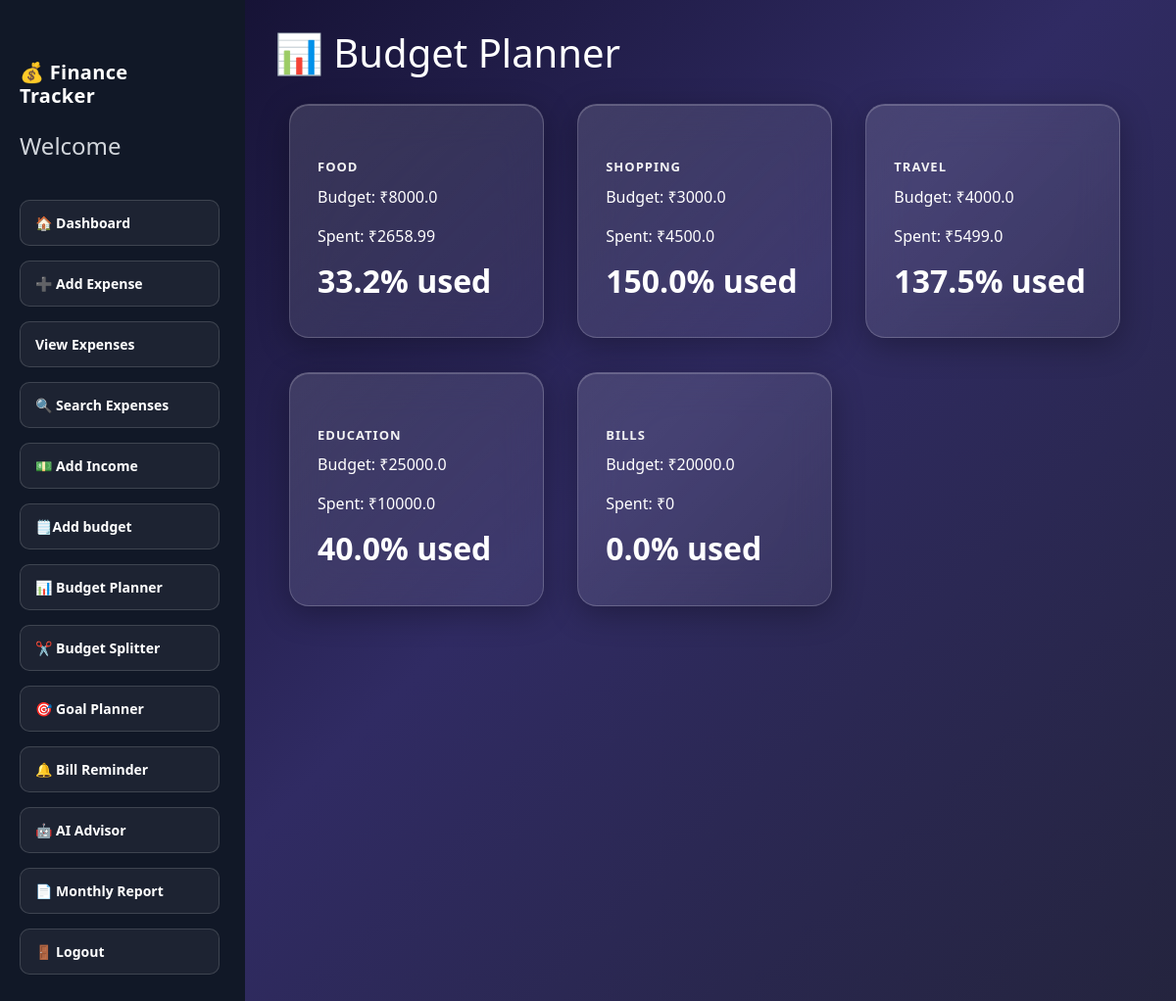
Page /budget on the committed database.
### tables this page shows
CREATE TABLE budgets(
    id INTEGER PRIMARY KEY AUTOINCREMENT,
    category TEXT UNIQUE,
    budget_amount REAL
, user_id INTEGER);

### app.py (the view)
@app.route("/budget")
def budget():
    conn = sqlite3.connect("finance.db")
    cursor = conn.cursor()
    cursor.execute("""
    SELECT category, budget_amount
    FROM budgets
    """)
    budgets = cursor.fetchall()
    budget_data = []
    for category, budget in budgets:
        cursor.execute("""
SELECT SUM(amount)
FROM expenses
WHERE LOWER(TRIM(category)) = LOWER(TRIM(?))
""", (category,))
        spent = cursor.fetchone()[0] or 0
        used_percent = round((spent / budget) * 100, 1) if budget > 0 else 0
        budget_data.append({
            "category": category,
            "budget": budget,
            "spent": spent,
            "used_percent": used_percent
        })
    conn.close()
    return render_template(
        "budget.html",
        budget_data=budget_data
    )

### templates/budget.html (shortened to what this page needs)
{% extends "base.html" %}
{% block content %}
<h1>📊 Budget Planner</h1>
<head>
    <link href="https://cdn.jsdelivr.net/npm/bootstrap@5.3.3/dist/css/bootstrap.min.css" rel="stylesheet">
    <link rel="stylesheet" href="{{ url_for('static', filename='style.css') }}">
</head>
{% for item in budget_data %}
<div class="card">
    <h3>{{ item.category }}</h3>
    <p>Budget: ₹{{ item.budget }}</p>
    <p>Spent: ₹{{ item.spent }}</p>
    <p>{{ item.used_percent }}% used</p>
</div>
{% endfor %}
{% endblock %}

### templates/base.html (shortened to what this page needs)
<!DOCTYPE html>
<html>
<head>
    <link href="https://cdn.jsdelivr.net/npm/bootstrap@5.3.3/dist/css/bootstrap.min.css"
          rel="stylesheet">
    <link rel="stylesheet"
          href="{{ url_for('static', filename='style.css') }}">
</head>
<body>
<div class="dashboard-container">
    <div class="sidebar">
        <h2>💰 Finance Tracker</h2>
        <h4>Welcome {{ session['username'] }}</h4>
        <a href="/dashboard">🏠 Dashboard</a>
        <a href="/add_expense">➕ Add Expense</a>
        <a href="/expense">View Expenses</a>
        <a href="/search_expenses">🔍 Search Expenses</a>
        <a href="/add_income">💵 Add Income</a>
        <a href="/add_budget">🗒️Add budget</a>
        <a href="/budget">📊 Budget Planner</a>
        <a href="/budget_splitter">✂️ Budget Splitter</a>
        <a href="/goal_planner">🎯 Goal Planner</a>
        <a href="/add_reminder">🔔 Bill Reminder</a>
        <a href="/insights">🤖 AI Advisor</a>
        <a href="/report">📄 Monthly Report</a>
        <a href="/logout">🚪 Logout</a>
    </div>
    <div class="main-content">
        {% block content %}{% endblock %}
    </div>
</div>
</body>
</html>

### static/style.css (style rules this page uses)
body { background: #0f0c29; background: linear-gradient(135deg, #0f0c29, #302b63, #24243e); min-height: 100vh; font-family: 'Segoe UI', Arial, sans-serif; }
a { text-decoration: none; font-weight: 600; margin-right: 6px; color: rgba(255, 255, 255, 0.85); padding: 8px 18px; border-radius: 8px; font-size: 14px; border: 1px solid rgba(255, 255, 255, 0.15); transition: all 0.2s ease; display: inline-block; }
.card { background: rgba(255,255,255,0.08); border-radius: 20px; padding: 25px; margin: 15px; width: 260px; display: inline-block; vertical-align: top; backdrop-filter: blur(10px); border: 1px solid rgba(255,255,255,0.15); transition: transform 0.2s ease, box-shadow 0.2s ease; }
h1, h2, h3 { color: #fff; }
.card { background: linear-gradient(135deg, rgba(255,255,255,0.13), rgba(255,255,255,0.06)); backdrop-filter: blur(20px); -webkit-backdrop-filter: blur(20px); border: 1px solid rgba(255, 255, 255, 0.18); padding: 24px 28px; border-radius: 20px; box-shadow: 0 8px 32px rgba(0, 0, 0, 0.3), inset 0 1px 0 rgba(255,255,255,0.2); width: 260px; margin-top: 20px; color: #fff; transition: transform 0.25s ease, box-shadow 0.25s ease; }
.card h3, .card strong, .card p:first-child { font-size: 13px; font-weight: 700; letter-spacing: 1px; text-transform: uppercase; color: #f3f3f4; margin-bottom: 10px; display: block; }
.card h1, .card .value, .card p:last-child { font-size: 32px; font-weight: 700; color: #fff; line-height: 1.1; }
h2, h3 { font-size: 20px; font-weight: 700; color: #fff; margin: 32px 0 12px; display: flex; align-items: center; gap: 10px; letter-spacing: 0.3px; }
h2::after, h3::after { content: ''; flex: 1; height: 1px; background: linear-gradient(to right, rgba(255,255,255,0.2), transparent); margin-left: 8px; }
.dashboard-container { display: flex; min-height: 100vh; }
.sidebar { width: 250px; background: #111827; padding: 30px 20px; display: flex; flex-direction: column; gap: 15px; }
.sidebar h2 { color: white; margin-bottom: 10px; }
.sidebar h4 { color: #d1d5db; margin-bottom: 25px; }
.sidebar a { text-decoration: none; color: white; padding: 12px 15px; border-radius: 10px; transition: 0.3s; background: rgba(255,255,255,0.05); }
.main-content { flex: 1; padding: 30px; }

### rows in the picture
budgets: category "FOOD", budget "8000.0", spent "2658.99", used_percent "33.2"
budgets: category "SHOPPING", budget "3000.0", spent "4500.0", used_percent "150.0"
budgets: category "TRAVEL", budget "4000.0", spent "5499.0", used_percent "137.5"
budgets: category "EDUCATION", budget "25000.0", spent "10000.0", used_percent "40.0"
budgets: category "BILLS", budget "20000.0", spent "0", used_percent "0.0"
